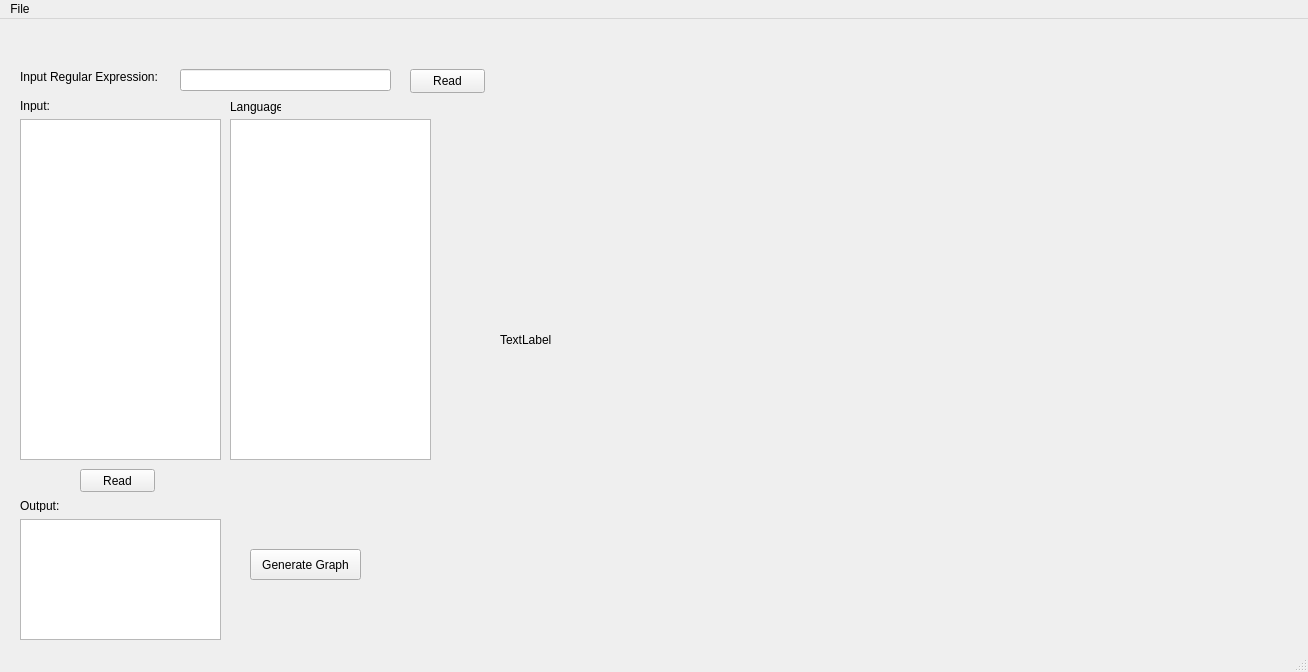
<?xml version="1.0" encoding="UTF-8"?>
<ui version="4.0">
 <class>app</class>
 <widget class="QMainWindow" name="app">
  <property name="geometry">
   <rect>
    <x>0</x>
    <y>0</y>
    <width>1308</width>
    <height>672</height>
   </rect>
  </property>
  <property name="windowTitle">
   <string>app</string>
  </property>
  <widget class="QWidget" name="centralwidget">
   <widget class="QTextEdit" name="textboxInputFile">
    <property name="geometry">
     <rect>
      <x>20</x>
      <y>100</y>
      <width>201</width>
      <height>341</height>
     </rect>
    </property>
   </widget>
   <widget class="QTextEdit" name="textboxOutputFile">
    <property name="geometry">
     <rect>
      <x>20</x>
      <y>500</y>
      <width>201</width>
      <height>121</height>
     </rect>
    </property>
   </widget>
   <widget class="QLabel" name="label">
    <property name="geometry">
     <rect>
      <x>20</x>
      <y>80</y>
      <width>47</width>
      <height>13</height>
     </rect>
    </property>
    <property name="text">
     <string>Input:</string>
    </property>
   </widget>
   <widget class="QLabel" name="label_2">
    <property name="geometry">
     <rect>
      <x>20</x>
      <y>480</y>
      <width>47</width>
      <height>13</height>
     </rect>
    </property>
    <property name="text">
     <string>Output:</string>
    </property>
   </widget>
   <widget class="QPushButton" name="btnReadInputFile">
    <property name="geometry">
     <rect>
      <x>80</x>
      <y>450</y>
      <width>75</width>
      <height>23</height>
     </rect>
    </property>
    <property name="text">
     <string>Read</string>
    </property>
   </widget>
   <widget class="QPushButton" name="btnGenerateGraph">
    <property name="geometry">
     <rect>
      <x>250</x>
      <y>530</y>
      <width>111</width>
      <height>31</height>
     </rect>
    </property>
    <property name="text">
     <string>Generate Graph</string>
    </property>
   </widget>
   <widget class="QLabel" name="lblGraph">
    <property name="geometry">
     <rect>
      <x>500</x>
      <y>10</y>
      <width>791</width>
      <height>621</height>
     </rect>
    </property>
    <property name="text">
     <string>TextLabel</string>
    </property>
   </widget>
   <widget class="QLineEdit" name="txtboxInputRegex">
    <property name="geometry">
     <rect>
      <x>180</x>
      <y>50</y>
      <width>211</width>
      <height>22</height>
     </rect>
    </property>
   </widget>
   <widget class="QLabel" name="label_3">
    <property name="geometry">
     <rect>
      <x>20</x>
      <y>50</y>
      <width>151</width>
      <height>16</height>
     </rect>
    </property>
    <property name="text">
     <string>Input Regular Expression:</string>
    </property>
   </widget>
   <widget class="QPushButton" name="btnReadRegex">
    <property name="geometry">
     <rect>
      <x>410</x>
      <y>50</y>
      <width>75</width>
      <height>24</height>
     </rect>
    </property>
    <property name="text">
     <string>Read</string>
    </property>
   </widget>
   <widget class="QLabel" name="label_4">
    <property name="geometry">
     <rect>
      <x>230</x>
      <y>80</y>
      <width>51</width>
      <height>16</height>
     </rect>
    </property>
    <property name="text">
     <string>Language:</string>
    </property>
   </widget>
   <widget class="QTextEdit" name="textboxListLanguage">
    <property name="geometry">
     <rect>
      <x>230</x>
      <y>100</y>
      <width>201</width>
      <height>341</height>
     </rect>
    </property>
   </widget>
   <zorder>lblGraph</zorder>
   <zorder>textboxInputFile</zorder>
   <zorder>textboxOutputFile</zorder>
   <zorder>label</zorder>
   <zorder>label_2</zorder>
   <zorder>btnReadInputFile</zorder>
   <zorder>btnGenerateGraph</zorder>
   <zorder>txtboxInputRegex</zorder>
   <zorder>label_3</zorder>
   <zorder>btnReadRegex</zorder>
   <zorder>label_4</zorder>
   <zorder>textboxListLanguage</zorder>
  </widget>
  <widget class="QMenuBar" name="menubar">
   <property name="geometry">
    <rect>
     <x>0</x>
     <y>0</y>
     <width>1308</width>
     <height>21</height>
    </rect>
   </property>
   <widget class="QMenu" name="menuFile">
    <property name="title">
     <string>File</string>
    </property>
    <addaction name="actionOpen"/>
   </widget>
   <addaction name="menuFile"/>
  </widget>
  <widget class="QStatusBar" name="statusbar"/>
  <action name="actionOpen">
   <property name="text">
    <string>Open</string>
   </property>
  </action>
 </widget>
 <resources/>
 <connections/>
</ui>
